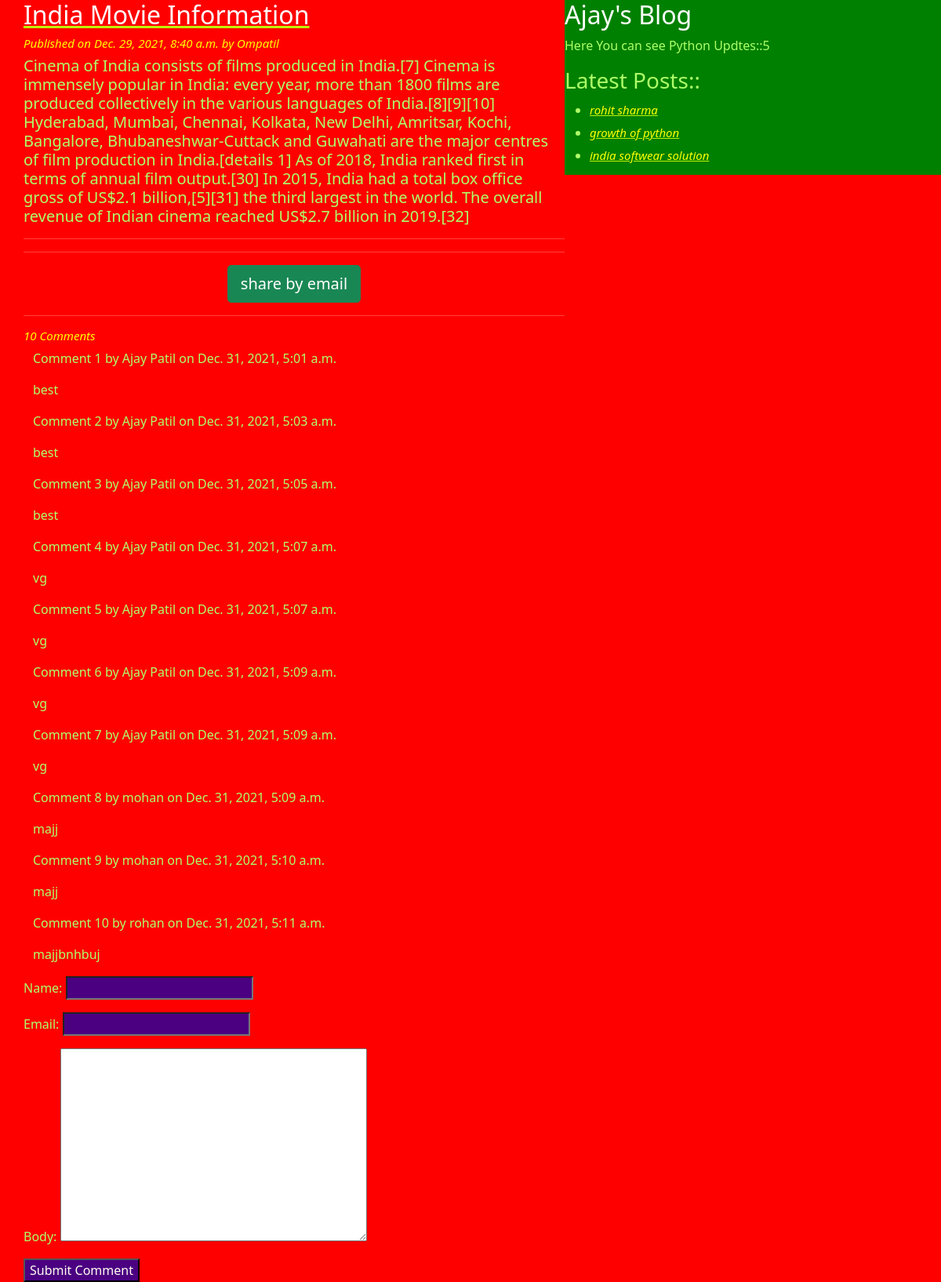
The page /2021/12/29/india-movie-information/ on the database its author committed.
### bloga/models.py (models this page shows, shortened)
class Post(models.Model):
 STATUS_CHOICES=(('draft','Draft'),('published','Published'))
 title=models.CharField(max_length=256)
 slug=models.SlugField(max_length=264,unique_for_date='publish')
 author=models.ForeignKey(User,related_name='blog_posts',on_delete=models.CASCADE)
 body=models.TextField()
 publish=models.DateTimeField(default=timezone.now)
 created=models.DateTimeField(auto_now_add=True)
 updated=models.DateTimeField(auto_now=True)
 status=models.CharField(max_length=10,choices=STATUS_CHOICES,default='draft')
 objects=CustomManager()
 tags=TaggableManager()
 class Meta:
  ordering=("-publish",)
 def get_absolute_url(self):
  return reverse('post_detail',
       args=[self.publish.year,
       self.publish.strftime('%m'),
       self.publish.strftime('%d'),
       self.slug])

class Commentm(models.Model):
 post=models.ForeignKey(Post,related_name='comments',on_delete=models.CASCADE)
 name=models.CharField(max_length=32)
 email=models.EmailField()
 body=models.TextField()
 created=models.DateTimeField(auto_now_add=True)
 updated=models.DateTimeField(auto_now=True)
 active=models.BooleanField(default=True)
 class Meta:
  ordering=('created',)

### bloga/views.py (the view)
def post_detail_view(request,year,month,day,post):
 post=get_object_or_404(Post,
                                slug=post,
                                status='published',
                                publish__year=year,
                                publish__month=month,
                                publish__day=day,)
 comments=post.comments.filter(active=True)
 csubmit=False
 if request.method=='POST':
  form=CommentsForm(data=request.POST)
  if form.is_valid():
    new_comment=form.save(commit=False)
    new_comment.post=post
    new_comment.save()
    csubmit=True
 else:
  form=CommentsForm()
 return render(request,'bloga/post_detail.html',{'post':post,'form':form,'comments':comments,'csubmit':csubmit})

### bloga/forms.py
class CommentsForm(forms.ModelForm):
 class Meta:
  model=Commentm
  fields=('name','email','body')

### bloga/models.py (called while the page is built)
      def get_queryset(self):
            return super().get_queryset().filter(status='published')

### bloga/templatetags/blog_tags.py (called while the page is built)
@register.simple_tag
def total_posts():
 return Post.objects.count()

@register.inclusion_tag('bloga/latest_posts123.html')
def show_latest_post():
 latest_posts=Post.objects.order_by('-publish')[:3]
 return {'latest_posts':latest_posts}

### templates/bloga/post_detail.html (shortened to what this page needs)
<!DOCTYPE html>
{% extends 'bloga/base.html' %}
{% block content %}
                <a href=""><h2>{{post.title}}</h2></a>
            <h4>Published on {{post.publish}} by {{post.author | title}}</h4>
            <h5>{{post.body|linebreaks}}</h5><hr><hr>
            <div class="container" align='center'>
            <a href="/{{post.id}}/share" class="btn btn-lg btn-success">share by email</a>
            </div>
            {% with comments.count as comments_count %}
            <hr><h4>{{comments_count}} Comment{{comments_count|pluralize}}</h4>
            {%endwith%}
        {% if comments %}
            {% for comment in comments%}
                <div id="comment" class="container">
                    <p id="com"> Comment {{forloop.counter}} by {{comment.name}} on {{comment.created}}</p>
                    <div class="cb">{{comment.body|linebreaks}}</div>
                    </div>
            {%endfor%}
            {%else%}
                <p>There are no comments</p>
        {%endif%}
            {% if csubmit %}
            {%else%}
                <form method="post">
                    {{form.as_p}}
                    <input type="submit" name="" value="Submit Comment" >
                </form>
            {%endif%}
  {% endblock %}

### templates/bloga/latest_posts123.html
<ul>
 {% for post in latest_posts %}
    <li>   <a href="{{post.get_absolute_url}}"><h4>{{post.title}}</h4></a>
    </li>
 {%endfor%}
   </ul>

### static/css/blog.css (style rules this page uses)
h2 { color: white; font-style: Bold; }
h4 { color:yellow; font-size: 15px; font-style: italic; }
body { background-color: red; }
a { color: #bff207; }
body { color: rgb(173, 255, 105); }
input { background-color: indigo; color: ivory; }

### templates/bloga/post_detail.html (style rules this page uses)
hr { color: white; }

### rows shown on the page
Post: publish "Dec. 29, 2021, 8:40 a.m.", author "Ompatil", body "Cinema of India consists of films produced in India.[7] Cinema is immensely popular in India: every year, more than 1800 films are produced collectively in the various languages of India.[8][9][10] Hyderabad, Mumbai, Chennai, Kolkata, New Delhi, Amritsar, Kochi, Bangalore, Bhubaneshwar-Cuttack and Guwahati are the major centres of film production in India.[details 1] As of 2018, India ranked first in terms of annual film output.[30] In 2015, India had a total box office gross of US$2.1 billion,[5][31] the third largest in the world. The overall revenue of Indian cinema reached US$2.7 billion in 2019.[32]"
Commentm: name "Ajay Patil", created "Dec. 31, 2021, 5:01 a.m.", body "best"
Commentm: name "Ajay Patil", created "Dec. 31, 2021, 5:03 a.m.", body "best"
Commentm: name "Ajay Patil", created "Dec. 31, 2021, 5:05 a.m.", body "best"
Commentm: name "Ajay Patil", created "Dec. 31, 2021, 5:07 a.m.", body "vg"
Commentm: name "Ajay Patil", created "Dec. 31, 2021, 5:07 a.m.", body "vg"
Commentm: name "Ajay Patil", created "Dec. 31, 2021, 5:09 a.m.", body "vg"
Commentm: name "Ajay Patil", created "Dec. 31, 2021, 5:09 a.m.", body "vg"
Commentm: name "mohan", created "Dec. 31, 2021, 5:09 a.m.", body "majj"
Commentm: name "mohan", created "Dec. 31, 2021, 5:10 a.m.", body "majj"
Commentm: name "rohan", created "Dec. 31, 2021, 5:11 a.m.", body "majjbnhbuj"
Post: title "rohit sharma"
Post: title "growth of python"
Post: title "india softwear solution"

### other values the page prints
{{ comments_count }} "10"
